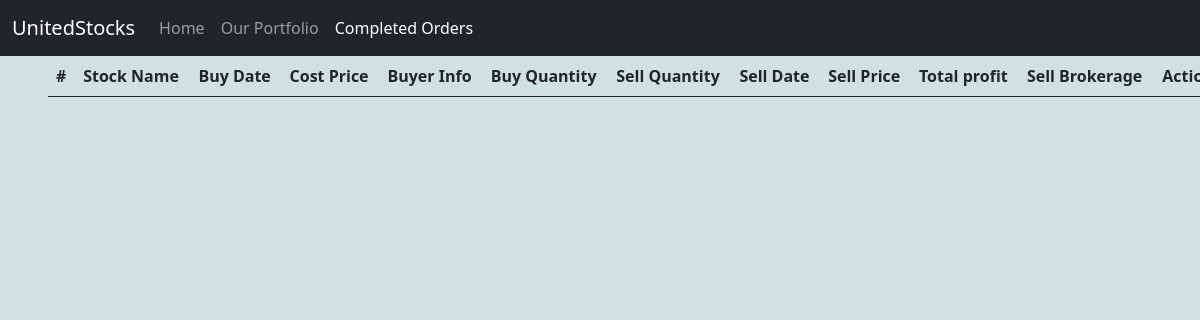
The page /CompletedOrders.php on the database as committed earlier.
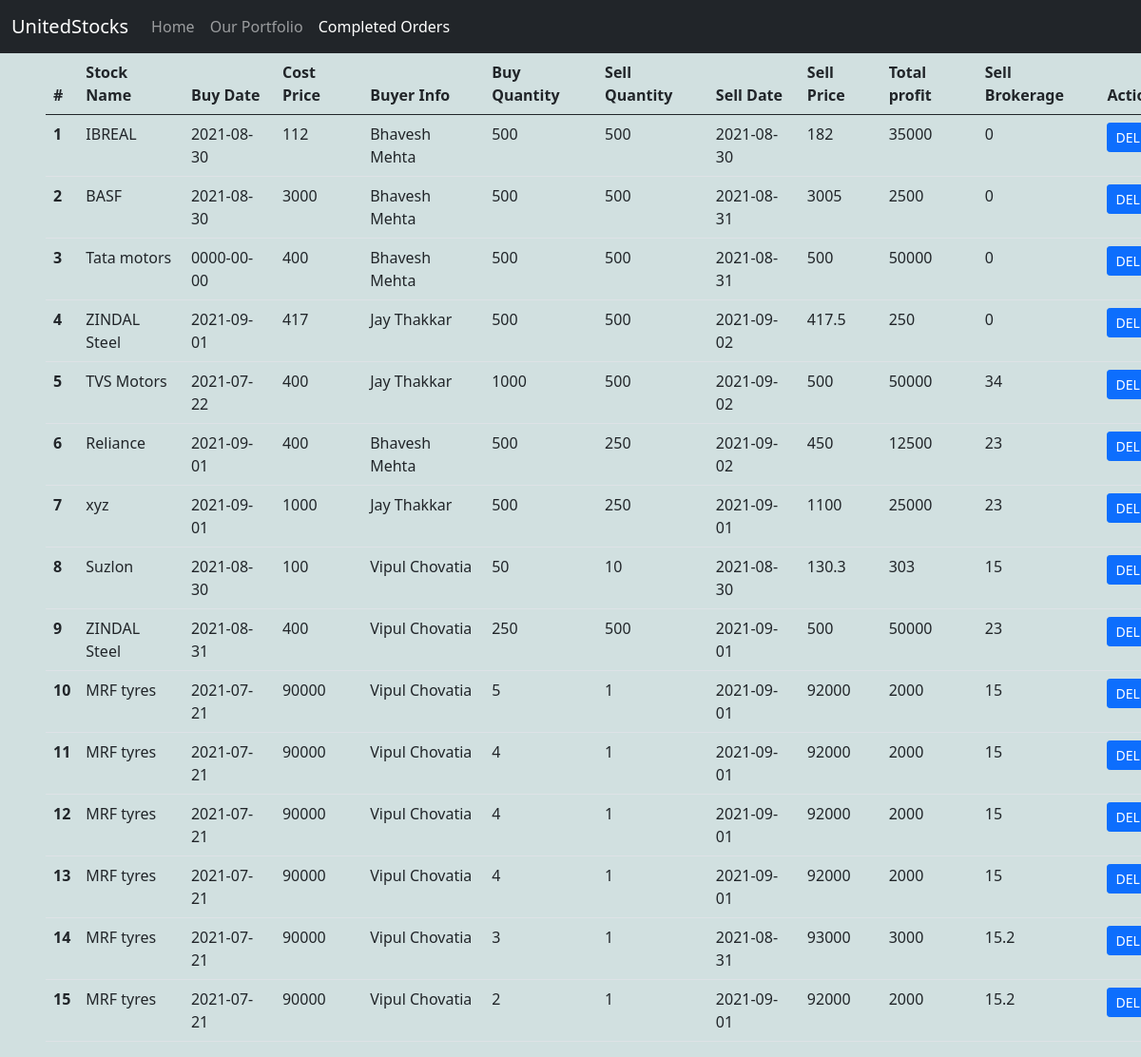
The same page on the database as committed later.
### tables this page shows
CREATE TABLE `soldlist` (
  `id` int(11) NOT NULL,
  `Stock Name` varchar(100) NOT NULL,
  `Buy Date` date NOT NULL,
  `Cost Price` double NOT NULL,
  `Buyer Info` varchar(100) NOT NULL,
  `Buy Quantity` int(10) NOT NULL,
  `Sell Quantity` int(10) NOT NULL,
  `Sell Date` date NOT NULL,
  `Sell Price` double NOT NULL,
  `Sell Brokerage` double NOT NULL,
  `Status` int(2) NOT NULL
);

### CompletedOrders.php (the view, shortened to what this page needs)
<?php
  include('conn.php');
?>
<!doctype html>
<html lang="en">
  <head>
    <link href="https://cdn.jsdelivr.net/npm/bootstrap@5.1.0/dist/css/bootstrap.min.css" rel="stylesheet">
    <link rel="stylesheet" href="//cdn.datatables.net/1.11.0/css/jquery.dataTables.min.css">
  </head>
  <body>
  <nav class="navbar navbar-expand-lg navbar-dark bg-dark">
        <div class="container-fluid">
            <a class="navbar-brand" href="#">UnitedStocks</a>
            <div class="collapse navbar-collapse" id="navbarNav">
            <ul class="navbar-nav">
                <li class="nav-item">
                <a class="nav-link" aria-current="page" href="index.php">Home</a>
                </li>
                <li class="nav-item">
                <a class="nav-link" href="Portfolio.php">Our Portfolio</a>
                </li>
                <li class="nav-item">
                <a class="nav-link active" href="CompletedOrders.php">Completed Orders</a>
                </li>
            </ul>
            </div>
        </div>
    </nav>
    <table class="table mx-5 mt-6" id="MyTable">
    <thead>
      <tr>
        <th scope="col">#</th>
        <th scope="col">Stock Name</th>
        <th scope="col">Buy Date</th>
        <th scope="col">Cost Price</th>
        <th scope="col">Buyer Info</th>
        <th scope="col">Buy Quantity</th>
        <th scope="col">Sell Quantity</th>
        <th scope="col">Sell Date</th>
        <th scope="col">Sell Price</th>
        <th scope="col">Total profit</th>
        <th scope="col">Sell Brokerage</th>
        <th scope="col">Action</th>
      </tr>
    </thead>
    <tbody>
      <?php
      $sql="SELECT * FROM soldlist WHERE Status='0'";
      $result=$conn->query($sql);
      if($result->num_rows>0){
          $id=1;
          while($row = $result->fetch_assoc()){
            $profit=$row['Sell Price'] - $row['Cost Price'];
      ?>
    <tr>
      <th scope="row"><?php echo $id?></th>
      <td><?php echo $row['Stock Name']; ?></td>
      <td><?php echo $row['Buy Date']; ?></td>
      <td><?php echo $row['Cost Price']; ?></td>
      <td><?php echo $row['Buyer Info']; ?></td>
      <td><?php echo $row['Buy Quantity']; ?></td>
      <td><?php echo $row['Sell Quantity']; ?></td>
      <td><?php echo $row['Sell Date']; ?></td>
      <td><?php echo $row['Sell Price']; ?></td>
      <td><?php echo $profit*$row['Sell Quantity']; ?></td>
      <td><?php echo $row['Sell Brokerage']; ?></td>
      <td><a class="btn btn-primary btn-sm" href="CompletedOrders.php?did=<?php echo $row['id'];?>">DEL</a></td>
    </tr>
    <?php
        $id++;
        }
        }
    ?>
  </tbody>
</table>
  </body>
</html>

### CompletedOrders.php (style rules this page uses)
body { background:rgb(209, 224, 224); }
#MyTable { width:98% !important; }

Rows that differ between the two databases and show on the page:
added soldlist: Stock Name "IBREAL", Buy Date "2021-08-30", Cost Price "112", Buyer Info "Bhavesh Mehta", Buy Quantity "500", Sell Quantity "500", Sell Date "2021-08-30", Sell Price "182", $profit*$row['Sell Quantity'] "35000", Sell Brokerage "0"
added soldlist: Stock Name "BASF", Buy Date "2021-08-30", Cost Price "3000", Buyer Info "Bhavesh Mehta", Buy Quantity "500", Sell Quantity "500", Sell Date "2021-08-31", Sell Price "3005", $profit*$row['Sell Quantity'] "2500", Sell Brokerage "0"
added soldlist: Stock Name "Tata motors", Buy Date "0000-00-00", Cost Price "400", Buyer Info "Bhavesh Mehta", Buy Quantity "500", Sell Quantity "500", Sell Date "2021-08-31", Sell Price "500", $profit*$row['Sell Quantity'] "50000", Sell Brokerage "0"
added soldlist: Stock Name "ZINDAL Steel", Buy Date "2021-09-01", Cost Price "417", Buyer Info "Jay Thakkar", Buy Quantity "500", Sell Quantity "500", Sell Date "2021-09-02", Sell Price "417.5", $profit*$row['Sell Quantity'] "250", Sell Brokerage "0"
added soldlist: Stock Name "TVS Motors", Buy Date "2021-07-22", Cost Price "400", Buyer Info "Jay Thakkar", Buy Quantity "1000", Sell Quantity "500", Sell Date "2021-09-02", Sell Price "500", $profit*$row['Sell Quantity'] "50000", Sell Brokerage "34"
added soldlist: Stock Name "Reliance", Buy Date "2021-09-01", Cost Price "400", Buyer Info "Bhavesh Mehta", Buy Quantity "500", Sell Quantity "250", Sell Date "2021-09-02", Sell Price "450", $profit*$row['Sell Quantity'] "12500", Sell Brokerage "23"
added soldlist: Stock Name "xyz", Buy Date "2021-09-01", Cost Price "1000", Buyer Info "Jay Thakkar", Buy Quantity "500", Sell Quantity "250", Sell Date "2021-09-01", Sell Price "1100", $profit*$row['Sell Quantity'] "25000", Sell Brokerage "23"
added soldlist: Stock Name "Suzlon", Buy Date "2021-08-30", Cost Price "100", Buyer Info "Vipul Chovatia", Buy Quantity "50", Sell Quantity "10", Sell Date "2021-08-30", Sell Price "130.3", $profit*$row['Sell Quantity'] "303", Sell Brokerage "15"
added soldlist: Stock Name "ZINDAL Steel", Buy Date "2021-08-31", Cost Price "400", Buyer Info "Vipul Chovatia", Buy Quantity "250", Sell Quantity "500", Sell Date "2021-09-01", Sell Price "500", $profit*$row['Sell Quantity'] "50000", Sell Brokerage "23"
added soldlist: Stock Name "MRF tyres", Buy Date "2021-07-21", Cost Price "90000", Buyer Info "Vipul Chovatia", Buy Quantity "5", Sell Quantity "1", Sell Date "2021-09-01", Sell Price "92000", $profit*$row['Sell Quantity'] "2000", Sell Brokerage "15"
added soldlist: Stock Name "MRF tyres", Buy Date "2021-07-21", Cost Price "90000", Buyer Info "Vipul Chovatia", Buy Quantity "4", Sell Quantity "1", Sell Date "2021-09-01", Sell Price "92000", $profit*$row['Sell Quantity'] "2000", Sell Brokerage "15"
added soldlist: Stock Name "MRF tyres", Buy Date "2021-07-21", Cost Price "90000", Buyer Info "Vipul Chovatia", Buy Quantity "4", Sell Quantity "1", Sell Date "2021-09-01", Sell Price "92000", $profit*$row['Sell Quantity'] "2000", Sell Brokerage "15"
added soldlist: Stock Name "MRF tyres", Buy Date "2021-07-21", Cost Price "90000", Buyer Info "Vipul Chovatia", Buy Quantity "4", Sell Quantity "1", Sell Date "2021-09-01", Sell Price "92000", $profit*$row['Sell Quantity'] "2000", Sell Brokerage "15"
added soldlist: Stock Name "MRF tyres", Buy Date "2021-07-21", Cost Price "90000", Buyer Info "Vipul Chovatia", Buy Quantity "3", Sell Quantity "1", Sell Date "2021-08-31", Sell Price "93000", $profit*$row['Sell Quantity'] "3000", Sell Brokerage "15.2"
added soldlist: Stock Name "MRF tyres", Buy Date "2021-07-21", Cost Price "90000", Buyer Info "Vipul Chovatia", Buy Quantity "2", Sell Quantity "1", Sell Date "2021-09-01", Sell Price "92000", $profit*$row['Sell Quantity'] "2000", Sell Brokerage "15.2"
